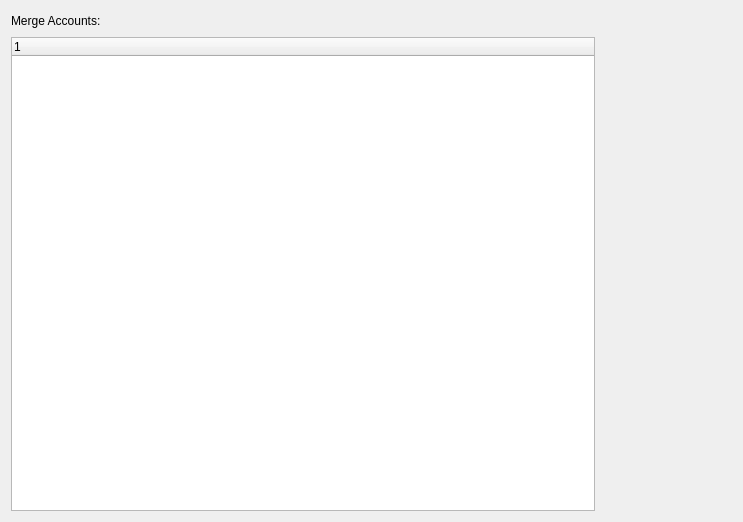
<?xml version="1.0" encoding="UTF-8"?>
<ui version="4.0">
 <comment>This file is part of the xTuple ERP: PostBooks Edition, a free and
open source Enterprise Resource Planning software suite,
Copyright (c) 1999-2014 by OpenMFG LLC, d/b/a xTuple.
It is licensed to you under the Common Public Attribution License
version 1.0, the full text of which (including xTuple-specific Exhibits)
is available at www.xtuple.com/CPAL.  By using this software, you agree
to be bound by its terms.</comment>
 <class>crmaccountMergePickDataPage</class>
 <widget class="QWizardPage" name="crmaccountMergePickDataPage">
  <property name="geometry">
   <rect>
    <x>0</x>
    <y>0</y>
    <width>743</width>
    <height>522</height>
   </rect>
  </property>
  <property name="windowTitle">
   <string>WizardPage</string>
  </property>
  <property name="title">
   <string>Confirm Merge Details</string>
  </property>
  <property name="subTitle">
   <string>Confirm merge details.  The Source account details will be merged into the Target account.  Once confirmed, this cannot be undone.</string>
  </property>
  <layout class="QGridLayout" name="gridLayout">
   <item row="0" column="0">
    <widget class="XLabel" name="_sourcesLit">
     <property name="text">
      <string>Merge Accounts:</string>
     </property>
    </widget>
   </item>
   <item row="1" column="0" rowspan="3" colspan="4">
    <widget class="XTreeWidget" name="_sources">
     <property name="selectionMode">
      <enum>QAbstractItemView::NoSelection</enum>
     </property>
     <property name="selectionBehavior">
      <enum>QAbstractItemView::SelectItems</enum>
     </property>
    </widget>
   </item>
    <item row="3" column="4">
    <spacer name="verticalSpacer_3">
     <property name="orientation">
      <enum>Qt::Vertical</enum>
     </property>
     <property name="sizeHint" stdset="0">
      <size>
       <width>137</width>
       <height>1</height>
      </size>
     </property>
    </spacer>
   </item>
   <item row="0" column="1">
    <spacer name="horizontalSpacer">
     <property name="orientation">
      <enum>Qt::Horizontal</enum>
     </property>
     <property name="sizeHint" stdset="0">
      <size>
       <width>40</width>
       <height>20</height>
      </size>
     </property>
    </spacer>
   </item>
  </layout>
 </widget>
 <customwidgets>
  <customwidget>
   <class>XLabel</class>
   <extends>QLabel</extends>
   <header>xlabel.h</header>
  </customwidget>
  <customwidget>
   <class>XTreeWidget</class>
   <extends>QTreeWidget</extends>
   <header>xtreewidget.h</header>
   <container>1</container>
  </customwidget>
 </customwidgets>
 <tabstops>
  <tabstop>_sources</tabstop>
  <tabstop>_select</tabstop>
  <tabstop>_deselect</tabstop>
 </tabstops>
 <resources/>
 <connections/>
</ui>
